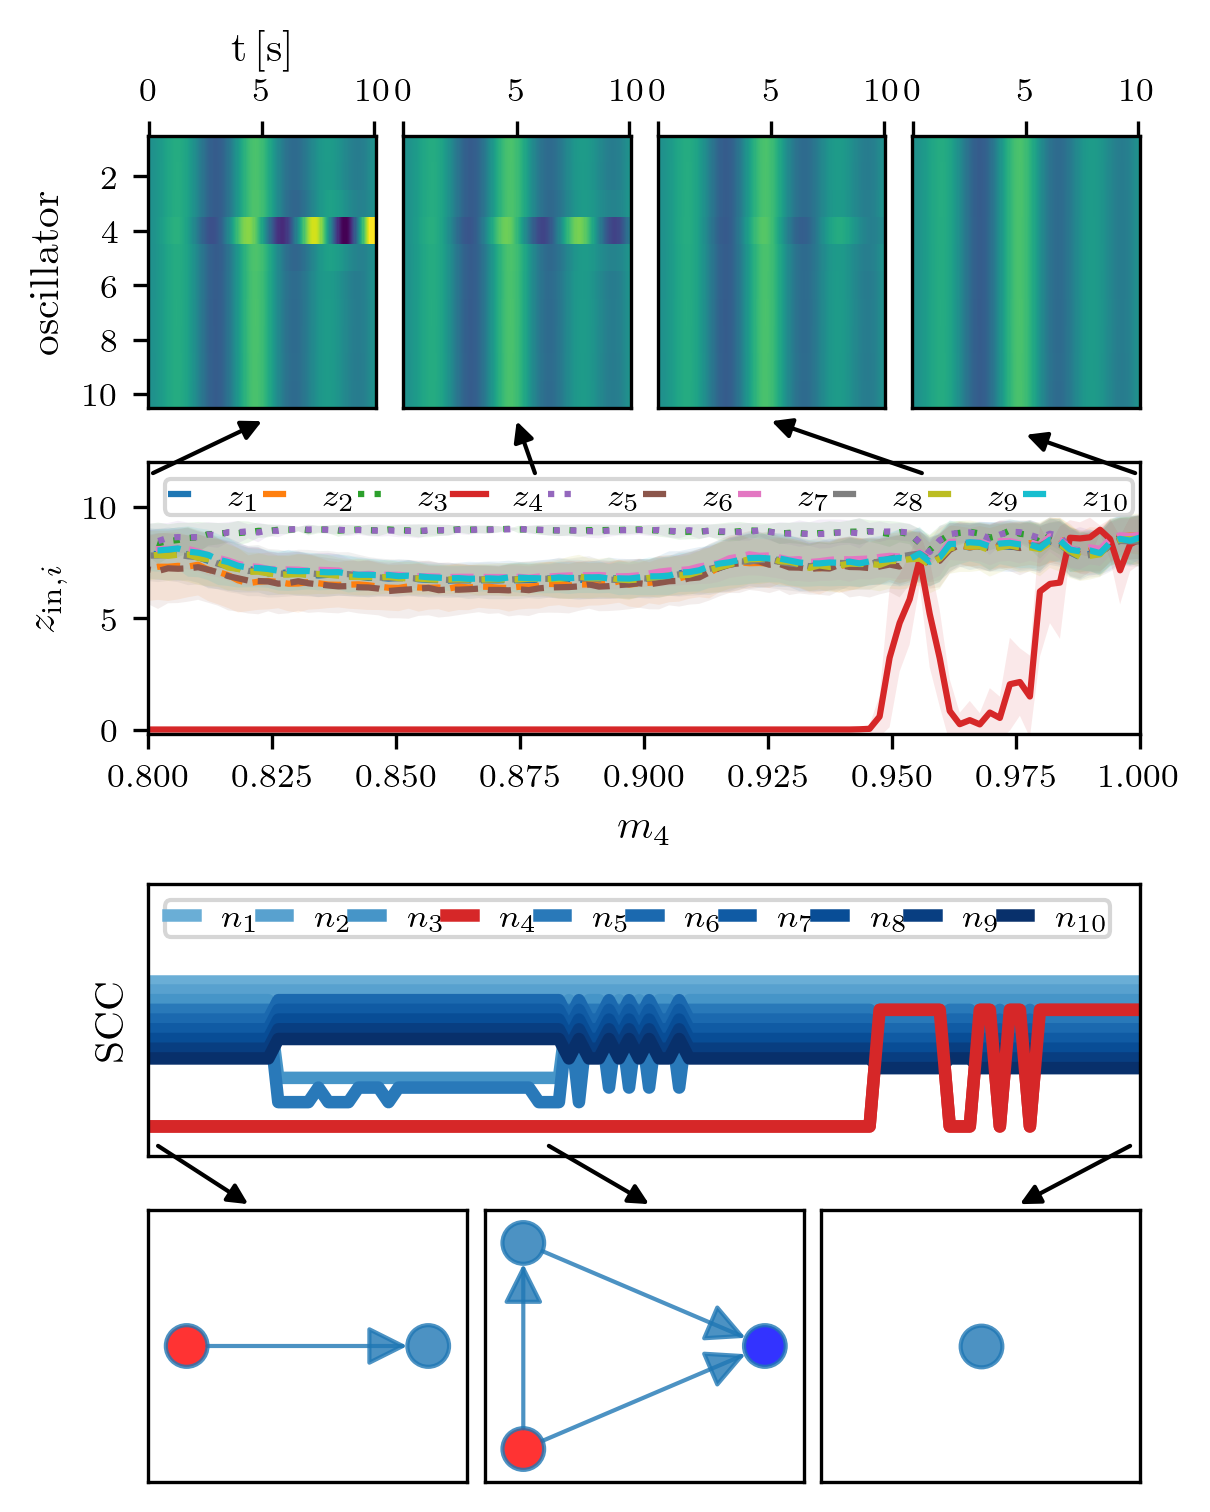

Python code for this plot:
# -*- coding: utf-8 -*-
""" Create figure 3 from the paper.

Part of the accompanying code for the paper "Exploring localization in nonlinear oscillator systems through 
network-based predictions" by C. Geier and N. Hoffmann published in Chaos 35 
(5) 2025 doi: 10.1063/5.0265366 . Available at https://arxiv.org/abs/2407.05497

To reproduce the figure, run the code without changing it.

Copyright (c) Charlotte Geier
Hamburg University of Technology, Dynamics Group
www.tuhh.de/dyn
[email redacted]

Licensed under the GPLv3. See LICENSE in the project root for license information.

30.06.2024
"""

import numpy as np
import networkx as nx
from matplotlib import patches, pyplot as plt
from matplotlib.gridspec import GridSpec, GridSpecFromSubplotSpec

cm = 1 / 2.54
# set LaTeX font
tex_fonts = {
    # Use LaTeX to write all text
    "text.usetex": True,
    "font.family": "serif",
    # Use 10pt font in plots, to match 10pt font in document
    "axes.titlesize": 10,
    "axes.labelsize": 10,
    "font.size": 10,
    # Make the legend/label fonts a little smaller
    "legend.fontsize": 8,
    "xtick.labelsize": 8,
    "ytick.labelsize": 8
}
plt.rcParams.update(tex_fonts)

# initialize figure

fig = plt.figure()

""" setup figure structure """

outernmost = GridSpec(nrows=2, ncols=1,
                     left=0,
                     right=1,
                     bottom=0,
                     top=0.95,
                     figure=fig,
                     wspace=0.1,
                     hspace=0.25)
outer1 = GridSpecFromSubplotSpec(nrows=2, ncols=1,
                                 subplot_spec=outernmost[0],
                                 wspace=0.1,
                                 hspace=0.2)
outer2 = GridSpecFromSubplotSpec(nrows=2, ncols=1,
                                 subplot_spec=outernmost[1],
                                 wspace=0.1,
                                 hspace=0.2)
inner_1 = GridSpecFromSubplotSpec(nrows=1, ncols=4,
                                  subplot_spec=outer1[0,0],
                                  wspace=0.3 * cm,
                                  hspace=0)
ax11 = fig.add_subplot(inner_1[0, 0])
ax12 = fig.add_subplot(inner_1[0, 1])
ax13 = fig.add_subplot(inner_1[0, 2])
ax14 = fig.add_subplot(inner_1[0, 3])

inner_2 = GridSpecFromSubplotSpec(nrows=1, ncols=1,
                                  subplot_spec=outer1[1,0],
                                  wspace=0.3 * cm,
                                  hspace=0)
ax21 = fig.add_subplot(inner_2[0, 0])

inner_3 = GridSpecFromSubplotSpec(nrows=1, ncols=3,
                                  subplot_spec=outer2[0,0],
                                  wspace=0.3 * cm,
                                  hspace=0)
ax3 = fig.add_subplot(inner_3[0, 0:3])

inner_4 = GridSpecFromSubplotSpec(nrows=1, ncols=6,
                                  subplot_spec=outer2[1,0],
                                  wspace=0.3 * cm,
                                  hspace=0)
ax41 = fig.add_subplot(inner_4[0, 0:2])
ax42 = fig.add_subplot(inner_4[0, 2:4])
ax43 = fig.add_subplot(inner_4[0, 4:6])

""" line 1: plot time series data"""

from plots.plot_sectors import plot_sectors

n_sectors = 10
t = np.load('data/homogeneous_ic2/t.npy')

sol_1 = np.load('data/homogeneous_ic2/0.8/homogeneous_ic2_m0.8_ic0_c.npy')
plot_sectors(sol_1[:201, :], n_sectors, ax11,
             add_ticks=True,
             vmin=-1.5,
             vmax=1.5,
             x_ticks=[0, 100, 199],
             x_tick_labels=['0','5', '10'],
             y_ticks=[1,3,5,7,9],
             y_tick_labels=['2','4','6','8','10'],
             add_labels=True,
             add_colorbar=False,
             move_ticks_to_top=True)

sol_2 = np.load('data/homogeneous_ic2/0.878/homogeneous_ic2_m0.878_ic0_c.npy')
plot_sectors(sol_2[:201, :], n_sectors, ax12,
             add_ticks='no_yticks',
             vmin=-1.5,
             vmax=1.5,
             x_ticks=[0, 100, 199],
             x_tick_labels=['0','5', '10'],
             y_ticks=[1,3,5,7,9],
             y_tick_labels=['2','4','6','8','10'],
             add_labels=False,
             add_colorbar=False,
             move_ticks_to_top=True)

sol_3 = np.load('data/homogeneous_ic2/0.956/homogeneous_ic2_m0.956_ic0_c.npy')
plot_sectors(sol_3[:201, :], n_sectors, ax13,
             add_ticks='no_yticks',
             vmin=-1.5,
             vmax=1.5,
             x_ticks=[0, 100, 199],
             x_tick_labels=['0','5', '10'],
             y_ticks=[1,3,5,7,9],
             y_tick_labels=['2','4','6','8','10'],
             add_labels=False,
             add_colorbar=False,
             move_ticks_to_top=True)

sol_4 = np.load('data/homogeneous_ic2/1.0/homogeneous_ic2_m1.0_ic0_c.npy')
plot_sectors(sol_4[:201, :], n_sectors, ax14,
             add_ticks='no_yticks',
             vmin=-1.5,
             vmax=1.5,
             x_ticks=[0, 100, 199],
             x_tick_labels=['0','5', '10'],
             add_labels=False,
             add_colorbar=False,
             move_ticks_to_top=True)


""" line 2: plot in-degree data """

means = np.load('results/degrees_funcnet_homogeneous_ic2_10s_no_noise'
                '/degrees_funcnet_homogeneous_ic2_10s_no_noise_means_cart_in.npy')
stds = np.load('results/degrees_funcnet_homogeneous_ic2_10s_no_noise'
               '/degrees_funcnet_homogeneous_ic2_10s_no_noise_stds_cart_in.npy')
m_vars = np.load('results/funcnet_homogeneous_ic2_10s_no_noise/m-_vars.npy')

from plots.plot_in_degree import plot_in_degrees
plot_in_degrees(means, stds, m_vars, ax21,
                legend='legend_v1',
                linewidth=1.5,
                ylims=[-0.2, 12])


""" line 3: plot clusters """

from plots.plot_components import plot_components
# to plot overview of cluster evolution for a specific ic
node_array = np.load(
    'results/clusters_funcnet_homogeneous_ic2_10s_no_noise/ic_ic0'
    '/cluster_ic_ic0_funcnet_homogeneous_ic2_10s_no_noise.npy')
plot_components(node_array, ax3, plot_legend=True, ylabel='SCC',
              settings='overview1')
print(f'Cluster splits: node 3 at m = {m_vars[-73]:.3f}, '
      f'nodes 2 and 4 splitting off around m = {m_vars[-41]:.3f} '
      f'and reattach at m = {m_vars[-12]:.3f}')

""" line 4: plot exemplary networks """

from plots.plot_single_graph import plot_single_condensed_graph
node_size=100

path_to_nw = 'results/funcnet_homogeneous_ic2_10s_no_noise/0.8/Am-_m0.8_ic0/G_cartesian'
G_1 = nx.read_edgelist(path_to_nw, create_using=nx.DiGraph)
ssc = list(nx.strongly_connected_components(G_1))
G_c = nx.condensation(G_1, ssc)
plot_single_condensed_graph(G_c, nx.circular_layout(G_c), ax41, node_size=node_size,
                            node_color=['tab:blue', 'red',])

path_to_nw = 'results/funcnet_homogeneous_ic2_10s_no_noise/0.8808080808080808/Am-_m0.8808080808080808_ic2' \
             '/G_cartesian'
G_1 = nx.read_edgelist(path_to_nw, create_using=nx.DiGraph)
ssc = list(nx.strongly_connected_components(G_1))
G_c = nx.condensation(G_1, ssc)
plot_single_condensed_graph(G_c, nx.circular_layout(G_c), ax42, node_size=node_size,
                            node_color=['blue', 'tab:blue', 'red'])

path_to_nw = 'results/funcnet_homogeneous_ic2_10s_no_noise/1.0/Am-_m1.0_ic24/G_cartesian'
G_1 = nx.read_edgelist(path_to_nw, create_using=nx.DiGraph)
ssc = list(nx.strongly_connected_components(G_1))
G_c = nx.condensation(G_1, ssc)
plot_single_condensed_graph(G_c, nx.circular_layout(G_c), ax43, node_size=node_size,
                            node_color='tab:blue')

""" add some arrows """

# top left arrow
transFigure = fig.transFigure.inverted()
coord1 = transFigure.transform(ax11.transData.transform([5/0.05,10]))
coord2 = transFigure.transform(ax21.transData.transform([0.801,11.5]))
arrow = patches.FancyArrowPatch(
    coord1,  # posA
    coord2,  # posB
    shrinkA=0,  # so tail is exactly on posA (default shrink is 2)
    shrinkB=0,  # so head is exactly on posB (default shrink is 2)
    transform=fig.transFigure,
    color="black",
    arrowstyle="<|-",  # "normal" arrow
    mutation_scale=10,  # controls arrow head size
    linewidth=1,
)
fig.patches.append(arrow)

# top 2nd arrow
coord1 = transFigure.transform(ax12.transData.transform([5/0.05,10]))
coord2 = transFigure.transform(ax21.transData.transform([0.878,11.5]))
arrow = patches.FancyArrowPatch(
    coord1,  # posA
    coord2,  # posB
    shrinkA=0,  # so tail is exactly on posA (default shrink is 2)
    shrinkB=0,  # so head is exactly on posB (default shrink is 2)
    transform=fig.transFigure,
    color="black",
    arrowstyle="<|-",  # "normal" arrow
    mutation_scale=10,  # controls arrow head size
    linewidth=1,
)
fig.patches.append(arrow)

# top 3rd arrow
coord1 = transFigure.transform(ax13.transData.transform([5/0.05,10]))
coord2 = transFigure.transform(ax21.transData.transform([0.956,11.5]))
arrow = patches.FancyArrowPatch(
    coord1,  # posA
    coord2,  # posB
    shrinkA=0,  # so tail is exactly on posA (default shrink is 2)
    shrinkB=0,  # so head is exactly on posB (default shrink is 2)
    transform=fig.transFigure,
    color="black",
    arrowstyle="<|-",  # "normal" arrow
    mutation_scale=10,  # controls arrow head size
    linewidth=1,
)
fig.patches.append(arrow)

# top right arrow
coord1 = transFigure.transform(ax14.transData.transform([5/0.05,10.5]))
coord2 = transFigure.transform(ax21.transData.transform([0.999,11.5]))
arrow = patches.FancyArrowPatch(
    coord1,  # posA
    coord2,  # posB
    shrinkA=0,  # so tail is exactly on posA (default shrink is 2)
    shrinkB=0,  # so head is exactly on posB (default shrink is 2)
    transform=fig.transFigure,
    color="black",
    arrowstyle="<|-",  # "normal" arrow
    mutation_scale=10,  # controls arrow head size
    linewidth=1,
)
fig.patches.append(arrow)

# bottom left
transFigure = fig.transFigure.inverted()
coord1 = transFigure.transform(ax3.transData.transform([10, -1.3]))
coord2 = transFigure.transform(ax3.transData.transform([1, -0.7]))
arrow = patches.FancyArrowPatch(
    coord1,  # posA
    coord2,  # posB
    shrinkA=0,  # so tail is exactly on posA (default shrink is 2)
    shrinkB=0,  # so head is exactly on posB (default shrink is 2)
    transform=fig.transFigure,
    color="black",
    arrowstyle="<|-",  # "normal" arrow
    mutation_scale=10,  # controls arrow head size
    linewidth=1,
)
fig.patches.append(arrow)

# bottom middle
transFigure = fig.transFigure.inverted()
coord1 = transFigure.transform(ax3.transData.transform([50, -1.3]))
coord2 = transFigure.transform(ax3.transData.transform([40, -0.7]))
arrow = patches.FancyArrowPatch(
    coord1,  # posA
    coord2,  # posB
    shrinkA=0,  # so tail is exactly on posA (default shrink is 2)
    shrinkB=0,  # so head is exactly on posB (default shrink is 2)
    transform=fig.transFigure,
    color="black",
    arrowstyle="<|-",  # "normal" arrow
    mutation_scale=10,  # controls arrow head size
    linewidth=1,
)
fig.patches.append(arrow)

# bottom right
transFigure = fig.transFigure.inverted()
coord1 = transFigure.transform(ax3.transData.transform([87, -1.3]))
coord2 = transFigure.transform(ax3.transData.transform([98, -0.7]))
arrow = patches.FancyArrowPatch(
    coord1,  # posA
    coord2,  # posB
    shrinkA=0,  # so tail is exactly on posA (default shrink is 2)
    shrinkB=0,  # so head is exactly on posB (default shrink is 2)
    transform=fig.transFigure,
    color="black",
    arrowstyle="<|-",  # "normal" arrow
    mutation_scale=10,  # controls arrow head size
    linewidth=1,
)
fig.patches.append(arrow)

""" figure size and storing things """

width_, height_, resolution = 8.4, 12, 300
fig.set_size_inches(width_ * 0.3937,
                    height_ * 0.3937)  # this is only inches. convert cm to inch by * 0.3937007874
plt.savefig('figure_3.png', dpi=resolution, bbox_inches="tight")
plt.show()

